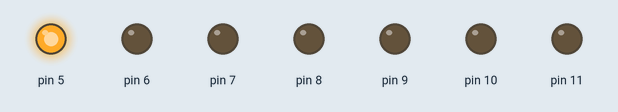
Simulated run of this sketch. Board: Arduino Uno, built with avr-gcc and run on an emulated ATmega328P. Shown: output pins drawn as LEDs (lit = HIGH).

Above: at 0.2 s.
At 3.7 s:
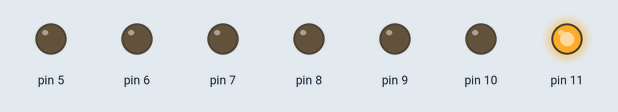
At 5.0 s:
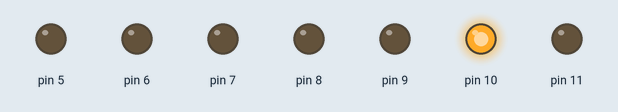
At 6.0 s:
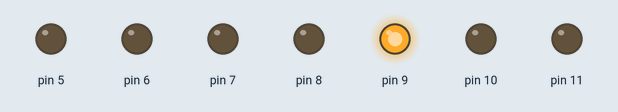
At 7.0 s:
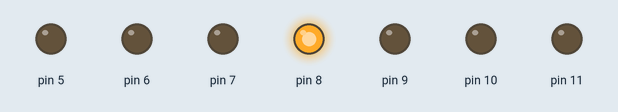
At 9.0 s:
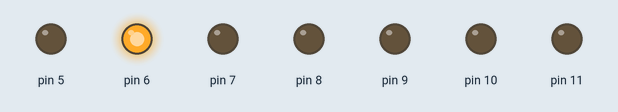
Timing chart, 0 to 13.7 s (numbered marks = the images above):
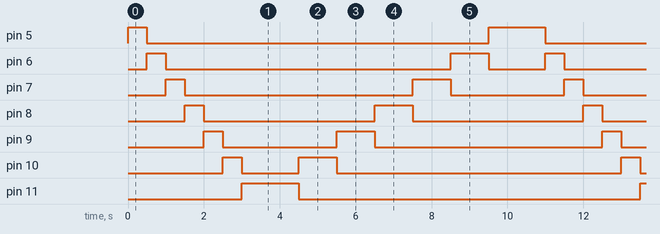

Measured:
- by itself, pin 5: repeats every 10.5 s: LOW 9.0 s, HIGH 1.5 s
- by itself, pin 6: repeats every 10.5 s: LOW 7.5 s, HIGH 1.0 s, LOW 1.5 s, HIGH 0.50 s
- by itself, pin 7: repeats every 10.5 s: LOW 6.0 s, HIGH 1.0 s, LOW 3.0 s, HIGH 0.50 s
- by itself, pin 8: repeats every 10.5 s: LOW 4.5 s, HIGH 1.0 s, LOW 4.5 s, HIGH 0.50 s
- by itself, pin 9: repeats every 10.5 s: LOW 3.0 s, HIGH 1.0 s, LOW 6.0 s, HIGH 0.50 s
- by itself, pin 10: repeats every 10.5 s: LOW 1.5 s, HIGH 1.0 s, LOW 7.5 s, HIGH 0.50 s
- by itself, pin 11: alternates HIGH for 1.5 s and LOW for 9.0 s

The sketch:

5.ino
```cpp
void setup() {
  for (int i = 5; i <= 11; i++) {
    pinMode(i, OUTPUT);
  }
}

void loop() {
  for (int i = 5; i <= 11; i++) {
    digitalWrite(i, HIGH);
    delay(500);
    digitalWrite(i, LOW);
  }

  for (int i = 11; i >= 5; i--) {
    digitalWrite(i, HIGH);
    delay(1000);
    digitalWrite(i, LOW);
  }
}
```
